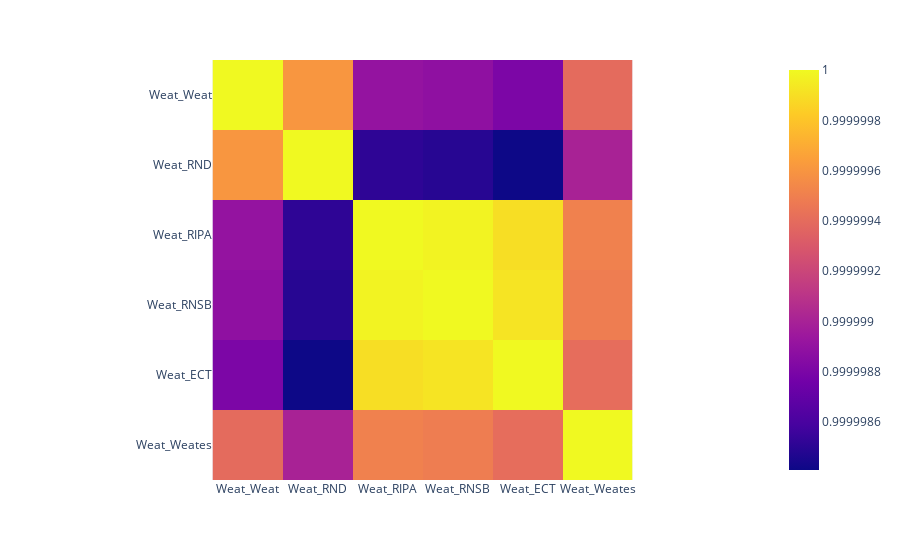

The cell this chart's notebook holds for it:
### Code cell
import plotly.express as px

fig = px.imshow(p_values.astype(float))
fig.show()

### Figure 1 — Plotly figure (JSON) as saved in the notebook; plotly's stock layout.template omitted (floating-point values rounded to 4 significant figures)
{"data": [{"coloraxis": "coloraxis", "hovertemplate": "x: %{x}<br>y: %{y}<br>color: %{z}<extra></extra>", "name": "0", "type": "heatmap", "x": ["Weat_Weat", "Weat_RND", "Weat_RIPA", "Weat_RNSB", "Weat_ECT", "Weat_Weates"], "xaxis": "x", "y": ["Weat_Weat", "Weat_RND", "Weat_RIPA", "Weat_RNSB", "Weat_ECT", "Weat_Weates"], "yaxis": "y", "z": [[1, 1.0, 1.0, 1.0, 1.0, 1.0], [1.0, 1, 1.0, 1.0, 1.0, 1.0], [1.0, 1.0, 1, 1.0, 1.0, 1.0], [1.0, 1.0, 1.0, 1, 1.0, 1.0], [1.0, 1.0, 1.0, 1.0, 1, 1.0], [1.0, 1.0, 1.0, 1.0, 1.0, 1]]}], "layout": {"coloraxis": {"colorscale": [[0, "#0d0887"], [0.1111, "#46039f"], [0.2222, "#7201a8"], [0.3333, "#9c179e"], [0.4444, "#bd3786"], [0.5556, "#d8576b"], [0.6667, "#ed7953"], [0.7778, "#fb9f3a"], [0.8889, "#fdca26"], [1, "#f0f921"]]}, "margin": {"t": 60}, "xaxis": {"anchor": "y", "constrain": "domain", "domain": [0, 1], "scaleanchor": "y"}, "yaxis": {"anchor": "x", "autorange": "reversed", "constrain": "domain", "domain": [0, 1]}}}
